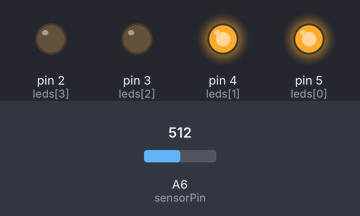
This sketch was run on a simulated Arduino Nano, built with avr-gcc and run on an emulated ATmega328P. Shown: output pins drawn as LEDs (lit = HIGH). Inputs (shaded band) come from the test bench; at power-on: A6 (sensorPin) = 512.

Above: at 1.2 s.
1.3 s: A6 (sensorPin) set to 636
2.8 s: A6 (sensorPin) set to 656
At 3.7 s:
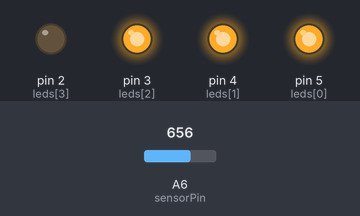
4.3 s: A6 (sensorPin) set to 835
5.8 s: A6 (sensorPin) set to 865
At 7.0 s:
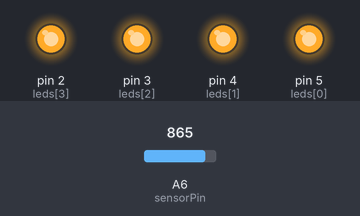
7.3 s: A6 (sensorPin) set to 306
At 8.3 s:
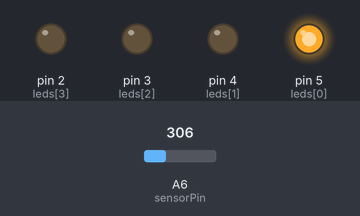
8.8 s: A6 (sensorPin) set to 432
10.3 s: A6 (sensorPin) set to 459
At 10.6 s:
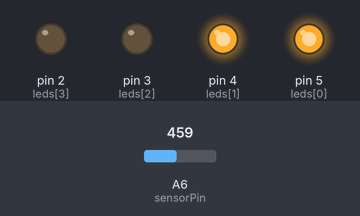
Timing chart, 0 to 12.8 s (numbered marks = the images above; inputs shaded):
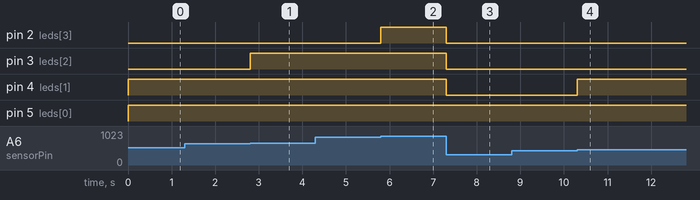

Measured:
- the behaviour switches between 649 and 650 on A6 (sensorPin) (found by bisection; images 0 and 1)
- the behaviour switches between 849 and 850 on A6 (sensorPin) (found by bisection; images 1 and 2)
- the behaviour switches between 449 and 450 on A6 (sensorPin) (found by bisection; images 3 and 4)
- after the input at 1.3 s, every drawn part: stays the same
- after the input at 2.8 s, pin 3 (leds[2]): LOW → HIGH at once
- after the input at 4.3 s, every drawn part: stays the same
- after the input at 5.8 s, pin 2 (leds[3]): LOW → HIGH at once
- after the input at 7.3 s, pin 2 (leds[3]), pin 3 (leds[2]), pin 4 (leds[1]): HIGH → LOW at once
- after the input at 8.8 s, every drawn part: stays the same
- after the input at 10.3 s, pin 4 (leds[1]): LOW → HIGH at once

The sketch:

light-sensor.ino
```cpp
/*------- Hardware configuration -------*/
int leds[4] = {5,4,3,2};

const int sensorPin = A6;
const byte debugPin = 13;        // pin that we put debug output on (set to 255 to disable)
                                 // (most Arduino's have a built in LED on pin 13...)
int minimum = 100;
int maximum = 900;
int sensor_span = maximum - minimum;

int num_leds = 4;
int led_span = 3;

/*-------------------------------------------*/
/* Initializization code (run once via call from Arduino framework) */
void setup() {
  // establish direction of pins we are using to drive LEDs
  for(int i=0; i< num_leds ; i++){
    pinMode(leds[i], OUTPUT);
  }

  //Serial.begin(9600);
}

// http://stackoverflow.com/questions/1969240/mapping-a-range-of-values-to-another
/* Main routine (called repeated by from the Arduino framework) */

void loop() {

  float sensor_scaled = (sensorValue() - minimum) / (float) sensor_span ;
  // Serial.println( (int)(sensor_scaled * 100 ) );

  int level = (int) (sensor_scaled * 4) - 1;

  for( int i = 0 ; i < num_leds ; i++){
    if( i <= level ){
      digitalWrite(leds[i], HIGH);
    } else {
      digitalWrite(leds[i], LOW);
    }
  }

  //Serial.println(level);
}  // end loop()

void flash_delay(int pin, int ms_delay){
  digitalWrite(pin, HIGH);
  delay(ms_delay);
  digitalWrite(pin, LOW);
}

int sensorValue(){
  //Serial.println(analogRead(sensorPin));
  return analogRead(sensorPin) + 50;
}
```
